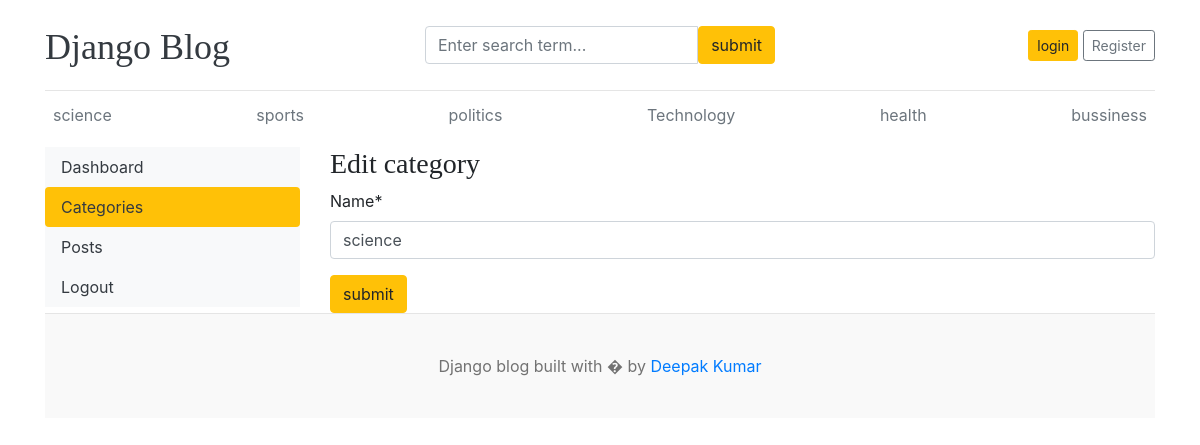
The page /dashboard/categories/edit/1/ on the database its author committed.
### blogs/models.py (models this page shows, shortened)
class Category(models.Model):
    name = models.CharField(max_length=15,unique=True)
    created_at = models.DateTimeField(auto_now_add=True)
    updated_at = models.DateTimeField(auto_now=True)
    class Meta:
        verbose_name_plural = 'categories'

### dashboard/views.py (the view)
# urls.py: path('categories/edit/<int:id>/',views.edit_category , name ='edit_category'),
def edit_category(request,id):
    category_edit = get_object_or_404(Category,id=id)
    form = categoryform(instance=category_edit)
    if request.method == 'POST':
        form = categoryform(request.POST,instance=category_edit)
        if form.is_valid():
            form.save()
            return redirect('categories')
    context ={
        'form':form,
        'category_edit':category_edit,
    }
    return render(request,'dashboard/edit_category.html',context)

### dashboard/forms.py
class categoryform(ModelForm):
    class Meta:
        model = Category
        fields = ['name']

### blogs/context_processors.py (called while the page is built)
def categoryget(request):
    category = Category.objects.all()
    context ={
        'category':category
    }
    return dict(context)

### dashboard/templates/dashboard/edit_category.html (shortened to what this page needs)
{% extends 'main.html' %}
{% block content %}
<div class="row">
    {% include 'dashboard/leftside_bar.html' %}
    <div class="col-md-9">
        <h3>Edit category </h3>
        {% load crispy_forms_tags %}
        <form action="" method="POST">
            {{ form | crispy }}
            <input type="submit" value="submit" class="btn btn-warning">
        </form>
    </div>
</div>
{% endblock content %}

### templates/header.html (shortened to what this page needs)
{% load static %}
<!DOCTYPE html>
<html lang="en">
<head>
    <link href="https://getbootstrap.com/docs/4.0/dist/css/bootstrap.min.css" rel="stylesheet">
  <link rel="stylesheet" href="https://cdnjs.cloudflare.com/ajax/libs/font-awesome/6.5.2/css/all.min.css">
    <link href="{% static 'css/style.css' %}" rel="stylesheet">
  </head>
<body>
    <div class="container">
      <header class="blog-header py-3">
        <div class="row flex-nowrap justify-content-between align-items-center">
          <div class="col-4 pt-1">
            <a class="blog-header-logo text-dark" href="/">Django Blog</a>
          </div>
            <div class="col-4">
            <form action="{% url 'search' %}" method="GET">
              <div class="input-group">
                <input class="form-control" name="keyword" type="text" placeholder="Enter search term..."  />
                <button type="submit" class="btn btn-warning" id="button-search" type="button">submit</button>
            </div>
            </form>
          </div>
          <div class="col-4 d-flex justify-content-end align-items-center">
            {% if not user.is_authenticated %}
            <a class="btn btn-sm btn-warning" href="{% url 'login' %}">login</a> &nbsp;
            <a class="btn btn-sm btn-outline-secondary" href="{% url 'register' %}">Register</a>
            {% else %}
            <span> <a href="{% url 'dashboard' %}" class="btn btn-sm btn-warning">Dashboard</a> </span> &nbsp; &nbsp;
            <a  href="{% url 'logout' %}"> Logout</a>
            {% endif %}
          </div>
        </div>
      </header>
      <div class="nav-scroller py-1 mb-2">
        <nav class="nav d-flex justify-content-between">
          {% for cat in category %}
          <a class="p-2 text-muted" href="{% url 'category' cat.id  %}">{{ cat.name }}</a>
          {% endfor %}
        </nav>
      </div>

### static/css/style.css (style rules this page uses)
.blog-header { border-bottom: 1px solid #e5e5e5; }
.blog-header-logo { font-family: "Playfair Display", Georgia, "Times New Roman", serif; font-size: 2.25rem; }
h1, h2, h3, h4, h5, h6 { font-family: "Playfair Display", Georgia, "Times New Roman", serif; }

### rows shown on the page
Category: name "science"
Category: name "sports"
Category: name "politics"
Category: name "Technology"
Category: name "health"
Category: name "bussiness"
